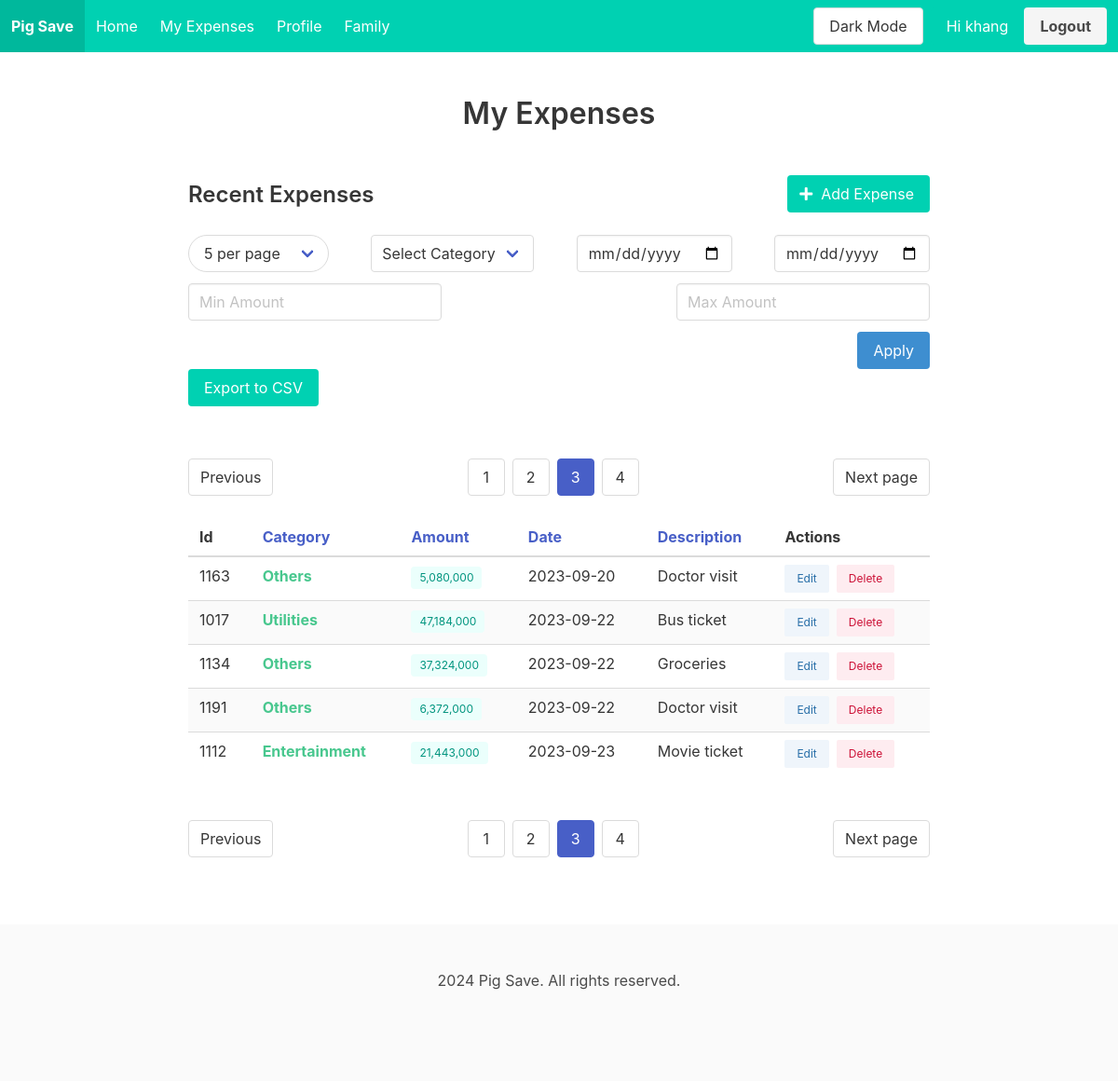
/expenses?page=3&size=5&sort_order=asc&sort_by=date (signed in), run on the app's committed database.
### tables this page shows
CREATE TABLE users (
            id INTEGER PRIMARY KEY AUTOINCREMENT,
            username TEXT NOT NULL UNIQUE,
            name TEXT,
            password TEXT NOT NULL
        );

CREATE TABLE expenses (
            id INTEGER PRIMARY KEY AUTOINCREMENT,
            user_id INTEGER NOT NULL,
            amount REAL NOT NULL,
            category TEXT,
            description TEXT,
            date TEXT NOT NULL,
           FOREIGN KEY (user_id) REFERENCES users (id)
        );

### routes.py (the view)
@routes.route('/expenses')
@login_required
def expenses():
    user_id = current_user.id
    page = request.args.get('page', 1, type=int)
    size = request.args.get('size', 5, type=int)
    sort_by = request.args.get('sort_by', 'date')
    sort_order = request.args.get('sort_order', 'asc')
    filters = {key: request.args.get(key) for key in ['category', 'start_date', 'end_date', 'min_amount', 'max_amount']}
    expenses, total_expenses = Expense.get_expenses(user_id, page, size, filters, sort_by, sort_order)
    total_pages = math.ceil(total_expenses / size)
    max_pages_displayed = 4
    start_page = max(1, page - 2)
    end_page = min(total_pages, start_page + max_pages_displayed - 1)
    if end_page - start_page < max_pages_displayed - 1:
        start_page = max(1, end_page - max_pages_displayed + 1)
    return render_template('expense/list.html',
                           expenses=expenses,
                           page=page,
                           total_pages=total_pages,
                           end_page=end_page,
                           start_page=start_page,
                           filters=filters,
                           size=size,
                           sort_by=sort_by,
                           sort_order=sort_order)

### main.py (called while the page is built)
@login_manager.user_loader
def load_user(id):
    from models.user import User
    return User.getUser(id)

### models/user.py (called while the page is built)
    def getUser(user_id):
        conn = sqlite3.connect('pig_save.db')
        cursor = conn.cursor()
        cursor.execute('SELECT id, username, name FROM users WHERE id = ?', (user_id,))
        user = cursor.fetchone()
        conn.close()
        if user:
            return User(user[0], user[1], user[2])
        return None

### templates/expense/list.html (shortened to what this page needs)
{% extends "base.html" %}
{% block content %}
<section class="section">
  <div class="container">
    <div class="columns is-centered">
      <div class="column is-10">
        <h1 class="title has-text-centered is-3 mb-6">My Expenses</h1>
        <div class="level">
          <div class="level-left">
            <div class="level-item">
              <h2 class="title is-4">Recent Expenses</h2>
            </div>
          </div>
          <div class="level-right">
            <div class="level-item">
              <button id="openExpenseDialog" class="button is-primary">
                <span class="icon">
                  <i class="fas fa-plus"></i>
                </span>
                <span>Add Expense</span>
              </button>
            </div>
          </div>
        </div>
          <form method="get" action="{{ url_for('main.expenses') }}" class="mb-5 filter-form">
            <div class="field is-grouped is-justify-content-space-between is-grouped-multiline is-flex-wrap-wrap">
                <div class="control">
                    <div class="select is-rounded">
                      <select name="size" id="size" onchange="this.form.submit()">
                        <option value="5" {% if size == 5 %}selected{% endif %}>5 per page</option>
                      </select>
                    </div>
                  </div>
                <div class="control">
                  <div class="select">
                    <select name="category">
                        <option value="">Select Category</option>
                    </select>
                  </div>
                </div>
                <div class="control">
                  <input class="input" type="date" name="start_date" value="{{ filters.start_date }}" placeholder="Start Date">
                </div>
                <div class="control">
                  <input class="input" type="date" name="end_date" value="{{ filters.end_date }}" placeholder="End Date">
                </div>
                <div class="control">
                  <input class="input" type="number" step="10000" name="min_amount" placeholder="Min Amount" value="{{ filters.min_amount }}">
                </div>
                <div class="control">
                  <input class="input" type="number" step="10000" name="max_amount" placeholder="Max Amount" value="{{ filters.max_amount }}">
                </div>
            </div>
            <div class="control is-flex is-justify-content-flex-end">
                <button type="submit" class="button is-info">Apply</button>
            </div>
            <div class="buttons">
              <a class="button is-primary" href="{{ url_for('main.export_expenses_csv') }}">
                  Export to CSV
              </a>
          </div>
            <nav class="pagination is-centered mt-6" role="navigation">
                <a class="pagination-previous" {% if page > 1 %}href="{{ url_for('main.expenses', page=page-1, size=size, sort_order=sort_order, sort_by=sort_by) }}"{% else %}disabled{% endif %}>Previous</a>
                <a class="pagination-next" {% if page < total_pages %}href="{{ url_for('main.expenses', page=page+1, size=size, sort_order=sort_order, sort_by=sort_by) }}"{% else %}disabled{% endif %}>Next page</a>
                <ul class="pagination-list">
                  {% for p in range(start_page, end_page + 1) %}
                    <li>
                      <a class="pagination-link {% if p == page %}is-current{% endif %}" href="{{ url_for('main.expenses', page=p, size=size, sort_order=sort_order, sort_by=sort_by) }}">{{ p }}</a>
                    </li>
                  {% endfor %}
                </ul>
              </nav>
            <div class="table-container">
              <table class="table is-striped is-hoverable is-fullwidth">
                <thead>
                    <tr>
                      <th>
                        Id
                      </th>
                      <th>
                        <a href="{{ url_for('main.expenses', sort_by='category', sort_order='desc' if sort_by == 'category' and sort_order == 'asc' else 'asc', page=page, size=size, **filters) }}">
                          Category
                        </a>
                      </th>
                      <th>
                        <a href="{{ url_for('main.expenses', sort_by='amount', sort_order='desc' if sort_by == 'amount' and sort_order == 'asc' else 'asc', page=page, size=size, **filters) }}">
                          Amount
                        </a>
                      </th>
                      <th>
                        <a href="{{ url_for('main.expenses', sort_by='date', sort_order='desc' if sort_by == 'date' and sort_order == 'asc' else 'asc', page=page, size=size, **filters) }}">
                            Date
                          </a>
                      </th>
                      <th>
                        <a href="{{ url_for('main.expenses', sort_by='description', sort_order='desc' if sort_by == 'description' and sort_order == 'asc' else 'asc', page=page, size=size, **filters) }}">
                          Description
                        </a>
                      </th>
                      <th>Actions</th>
                    </tr>
                  </thead>
                {% if expenses %}
                <tbody>
                  {% for expense in expenses %}
                    <tr>
                      <td>{{ expense[0] }}</td>
                      <td>
                        <strong class="has-text-success">{{ expense[3] }}</strong>
                      </td>
                      <td>
                        <span class="tag is-primary is-light">{{ '{:,.0f}'.format(expense[2]) }}</span>
                      </td>
                      <td>{{ expense[5] }}</td>
                      <td>{{ expense[4] }}</td>
                      <td>
                        <div class="buttons are-small">
                            <button type="button" class="button is-info is-light" onclick="editExpense('{{ expense[0] }}', '{{ expense[4] }}', '{{ expense[3] }}', '{{ expense[5] }}', '{{ expense[2] }}')">Edit</button>
                            <button type="button" class="button is-danger is-light" onclick="deleteExpense('{{ expense[0] }}')">Delete</button>
                        </div>
                      </td>
                    </tr>
                  {% endfor %}
                  {% else %}
                  <td colspan="5" class="has-text-centered is-centered is-size-4 is-bold">No records</td>
                </div>
            {% endif %}
                </tbody>
              </table>
            </div>
            <nav class="pagination is-centered mt-6" role="navigation" >
              <a class="pagination-previous" {% if page > 1 %}href="{{ url_for('main.expenses', page=page-1, size=size, sort_order=sort_order, sort_by=sort_by) }}"{% else %}disabled{% endif %}>Previous</a>
              <a class="pagination-next" {% if page < total_pages %}href="{{ url_for('main.expenses', page=page+1, size=size, sort_order=sort_order, sort_by=sort_by) }}"{% else %}disabled{% endif %}>Next page</a>
              <ul class="pagination-list">
                {% for p in range(start_page, end_page + 1) %}
                  <li>
                    <a class="pagination-link {% if p == page %}is-current{% endif %}" href="{{ url_for('main.expenses', page=p, size=size, sort_order=sort_order, sort_by=sort_by) }}">{{ p }}</a>
                  </li>
                {% endfor %}
              </ul>
            </nav>
      </div>
    </div>
  </div>
</section>
{% endblock %}

### templates/base.html (shortened to what this page needs)
<!DOCTYPE html>
<html lang="en">
  <head>
    <link
      rel="stylesheet"
      href="https://cdn.jsdelivr.net/npm/bulma@0.9.3/css/bulma.min.css"
    />
    <link
      rel="stylesheet"
      href="https://cdnjs.cloudflare.com/ajax/libs/font-awesome/5.15.3/css/all.min.css"
    />
    <link rel="stylesheet" href="static/css/darkmode.css">
  </head>
  <body>
    <nav
      class="navbar is-primary"
      role="navigation"
    >
      <div class="navbar-brand">
        <a class="navbar-item" href="{{ url_for('main.dashboard') }}">
          <strong>Pig Save</strong>
        </a>
      </div>
      <div id="navbarBasicExample" class="navbar-menu">
        <div class="navbar-start">
          <a class="navbar-item" href="{{ url_for('main.dashboard') }}">
            Home
          </a>
          <a class="navbar-item" href="{{ url_for('main.expenses') }}">
            My Expenses
          </a>
          <a class="navbar-item" href="{{ url_for('main.profile') }}">
            Profile
          </a>
          <a class="navbar-item" href="{{ url_for('main.family') }}">
            Family
          </a>
        </div>
        {% if current_user.is_authenticated %}
        <div class="navbar-end">
          <div class="navbar-item">
            <div class="buttons">
              <button id="theme-toggle" class="button">Dark Mode</button>
              <a href="{{ url_for('main.profile') }}">
                <span class="button is-primary">
                  Hi {{ current_user.username }}
                </span>
              </a>
              <a class="button is-light" href="{{ url_for('main.logout') }}">
                <strong>Logout</strong>
              </a>
            </div>
          </div>
        </div>
        {% endif %}
      </div>
    </nav>
    <main>{% block content %} {% endblock %}</main>
    <footer class="footer">
      <div class="content has-text-centered">
        <p>2024 Pig Save. All rights reserved.</p>
      </div>
    </footer>
  </body>
</html>

### templates/base.html (style rules this page uses)
.filter-form .control { margin-right: 0 !important; margin-left: 0; }

### data on the page
users: username "khang"
expenses: id "1163", category "Others", amount "5,080,000", date "2023-09-20", description "Doctor visit"
expenses: id "1017", category "Utilities", amount "47,184,000", date "2023-09-22", description "Bus ticket"
expenses: id "1134", category "Others", amount "37,324,000", date "2023-09-22", description "Groceries"
expenses: id "1191", category "Others", amount "6,372,000", date "2023-09-22", description "Doctor visit"
expenses: id "1112", category "Entertainment", amount "21,443,000", date "2023-09-23", description "Movie ticket"

### other printed values
{{ p }} "1" "2" "3" "4"
